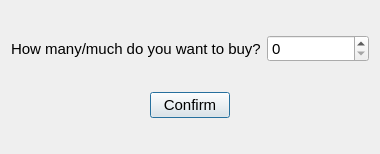
<?xml version="1.0" encoding="UTF-8"?>
<ui version="4.0">
 <class>AddToCart</class>
 <widget class="QDialog" name="AddToCart">
  <property name="geometry">
   <rect>
    <x>0</x>
    <y>0</y>
    <width>380</width>
    <height>154</height>
   </rect>
  </property>
  <property name="windowTitle">
   <string>Dialog</string>
  </property>
  <layout class="QVBoxLayout" name="verticalLayout">
   <item>
    <layout class="QHBoxLayout" name="horizontalLayout_2">
     <item>
      <widget class="QLabel" name="questionlabel">
       <property name="font">
        <font>
         <pointsize>11</pointsize>
        </font>
       </property>
       <property name="text">
        <string>How many/much do you want to buy?</string>
       </property>
      </widget>
     </item>
     <item>
      <widget class="QSpinBox" name="quantityspinbox">
       <property name="font">
        <font>
         <pointsize>11</pointsize>
        </font>
       </property>
       <property name="maximum">
        <number>99999</number>
       </property>
      </widget>
     </item>
    </layout>
   </item>
   <item>
    <layout class="QHBoxLayout" name="horizontalLayout">
     <item>
      <spacer name="horizontalSpacer">
       <property name="orientation">
        <enum>Qt::Horizontal</enum>
       </property>
       <property name="sizeHint" stdset="0">
        <size>
         <width>40</width>
         <height>20</height>
        </size>
       </property>
      </spacer>
     </item>
     <item>
      <widget class="QPushButton" name="confrimbutton">
       <property name="font">
        <font>
         <pointsize>11</pointsize>
        </font>
       </property>
       <property name="text">
        <string>Confirm</string>
       </property>
      </widget>
     </item>
     <item>
      <spacer name="horizontalSpacer_2">
       <property name="orientation">
        <enum>Qt::Horizontal</enum>
       </property>
       <property name="sizeHint" stdset="0">
        <size>
         <width>40</width>
         <height>20</height>
        </size>
       </property>
      </spacer>
     </item>
    </layout>
   </item>
  </layout>
 </widget>
 <resources/>
 <connections/>
</ui>
